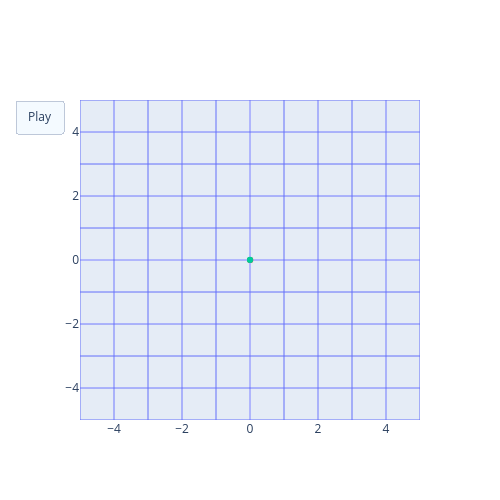

Write notebook code for a chart like this one.
### Markdown cell above
# Linear transformation

### Code cell
import plotly.graph_objects as go
import numpy as np
from plotly.subplots import make_subplots

n=m=5
#set up  the lists  of  vertical line x and y-end coordinates

xv = []
yv = []
for k in range(-n, n+1):
    xv.extend([k, k, np.nan])
    yv.extend([-m, m, np.nan])

#set up  the lists  of  horizontal line x and y-end coordinates

xh=[]
yh=[]
for k in range(-m, m+1):
    xh.extend([-m, m, np.nan])
    yh.extend([k, k, np.nan])

x=np.array(xv+xh)
y=np.array(yv+yh)

# Linear transformation 
T = np.array([[3, -2], [2, 1]], dtype=float)
xy=np.stack((x,y))
xy_T=T.T@xy

fig=go.Figure(
    data=[
        go.Scatter(x=x, y=y, line_width=1), 
        go.Scatter(x=[0,0.01], y=[0,0],line_width=3), 
        go.Scatter(x=[0,0], y=[0,0.01],line_width=3) 
        
    ],
    layout=go.Layout(
        showlegend=False,
        xaxis=dict(range=[-n, n], autorange=False),
        yaxis=dict(range=[-m, m], autorange=False),
        width=500,
        height=500,
        updatemenus=[
                dict(
                    type="buttons",
                    buttons=[dict(label="Play",method="animate",args=[None])]
                )
        ]
    ),
    frames=[
        go.Frame(data=[
                go.Scatter(x=x, y=y, line_width=1), 
                go.Scatter(x=[0,0.01], y=[0,0],line_width=3), 
                go.Scatter(x=[0,0], y=[0,0.01],line_width=3) 
            ]
        ),
        go.Frame(data=[
                go.Scatter(x=x, y=y, line_width=1),

                go.Scatter(x=[0,1], y=[0,0], line_width=3), # i=[1,0]
                go.Scatter(x=[0,0], y=[0,1], line_width=3) # j=[0,1]
            ]
        ),
        go.Frame(data=[

                go.Scatter(x=xy_T[0], y=xy_T[1],line_width=1),

                go.Scatter(x=[0,T[0][0]], y=[0,T[0][1]], line_width=3), # i=[3,-2]
                go.Scatter(x=[0,T[1][0]], y=[0,T[1][1]], line_width=3), # j=[2,1]
            ]
        ),
    ]
    
)

fig.show()

### Figure 1 — Plotly figure (JSON) as saved in the notebook; plotly's stock layout.template omitted (floating-point values rounded to 4 significant figures)
{"data": [{"line": {"width": 1}, "type": "scatter", "x": [-5.0, -5.0, NaN, -4.0, -4.0, NaN, -3.0, -3.0, NaN, -2.0, -2.0, NaN, -1.0, -1.0, NaN, 0.0, 0.0, NaN, 1.0, 1.0, NaN, 2.0, 2.0, NaN, 3.0, 3.0, NaN, 4.0, 4.0, NaN, 5.0, 5.0, NaN, -5.0, 5.0, NaN, -5.0, 5.0, NaN, -5.0, 5.0, NaN, -5.0, 5.0, NaN, -5.0, 5.0, NaN, -5.0, 5.0, NaN, -5.0, 5.0, NaN, -5.0, 5.0, NaN, -5.0, 5.0, NaN, -5.0, 5.0, NaN, -5.0, 5.0, NaN], "y": [-5.0, 5.0, NaN, -5.0, 5.0, NaN, -5.0, 5.0, NaN, -5.0, 5.0, NaN, -5.0, 5.0, NaN, -5.0, 5.0, NaN, -5.0, 5.0, NaN, -5.0, 5.0, NaN, -5.0, 5.0, NaN, -5.0, 5.0, NaN, -5.0, 5.0, NaN, -5.0, -5.0, NaN, -4.0, -4.0, NaN, -3.0, -3.0, NaN, -2.0, -2.0, NaN, -1.0, -1.0, NaN, 0.0, 0.0, NaN, 1.0, 1.0, NaN, 2.0, 2.0, NaN, 3.0, 3.0, NaN, 4.0, 4.0, NaN, 5.0, 5.0, NaN]}, {"line": {"width": 3}, "type": "scatter", "x": [0, 0.01], "y": [0, 0]}, {"line": {"width": 3}, "type": "scatter", "x": [0, 0], "y": [0, 0.01]}], "layout": {"height": 500, "showlegend": false, "updatemenus": [{"buttons": [{"args": [null], "label": "Play", "method": "animate"}], "type": "buttons"}], "width": 500, "xaxis": {"autorange": false, "range": [-5, 5]}, "yaxis": {"autorange": false, "range": [-5, 5]}}}
